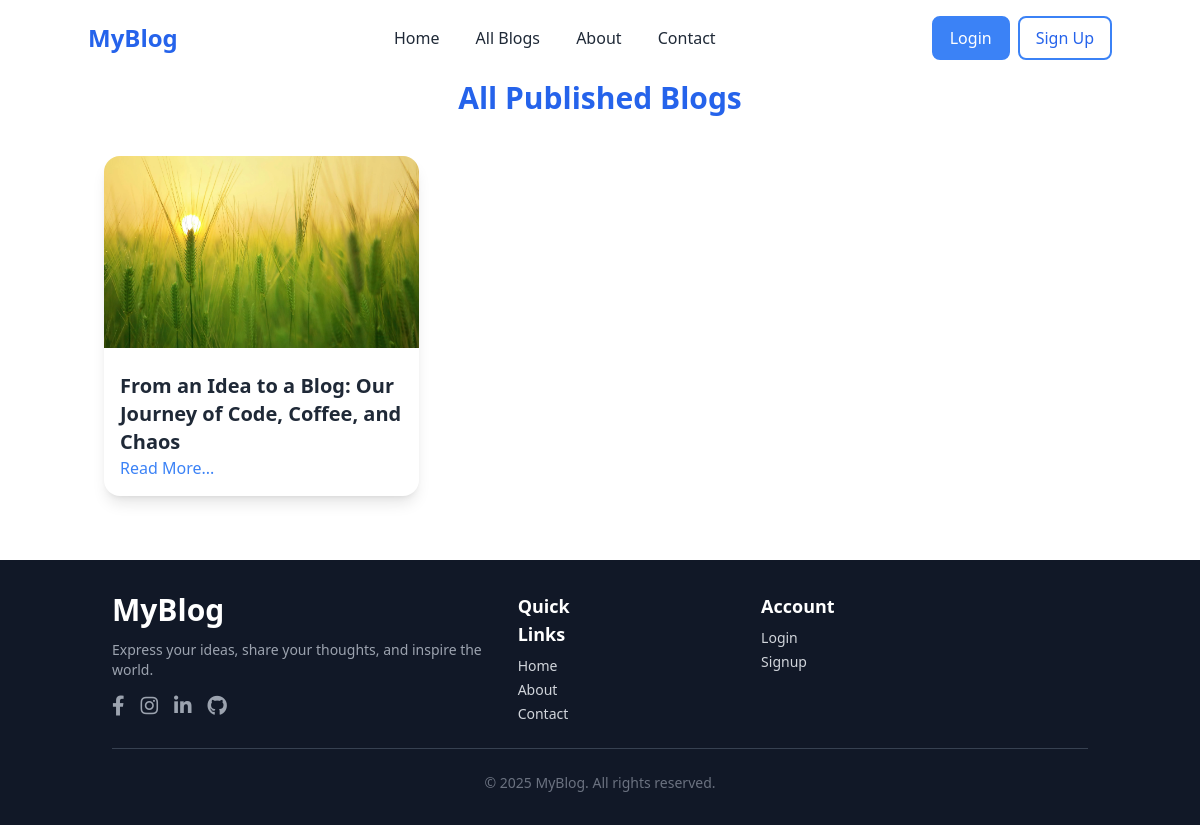
The app's page /allblogs/, older data.
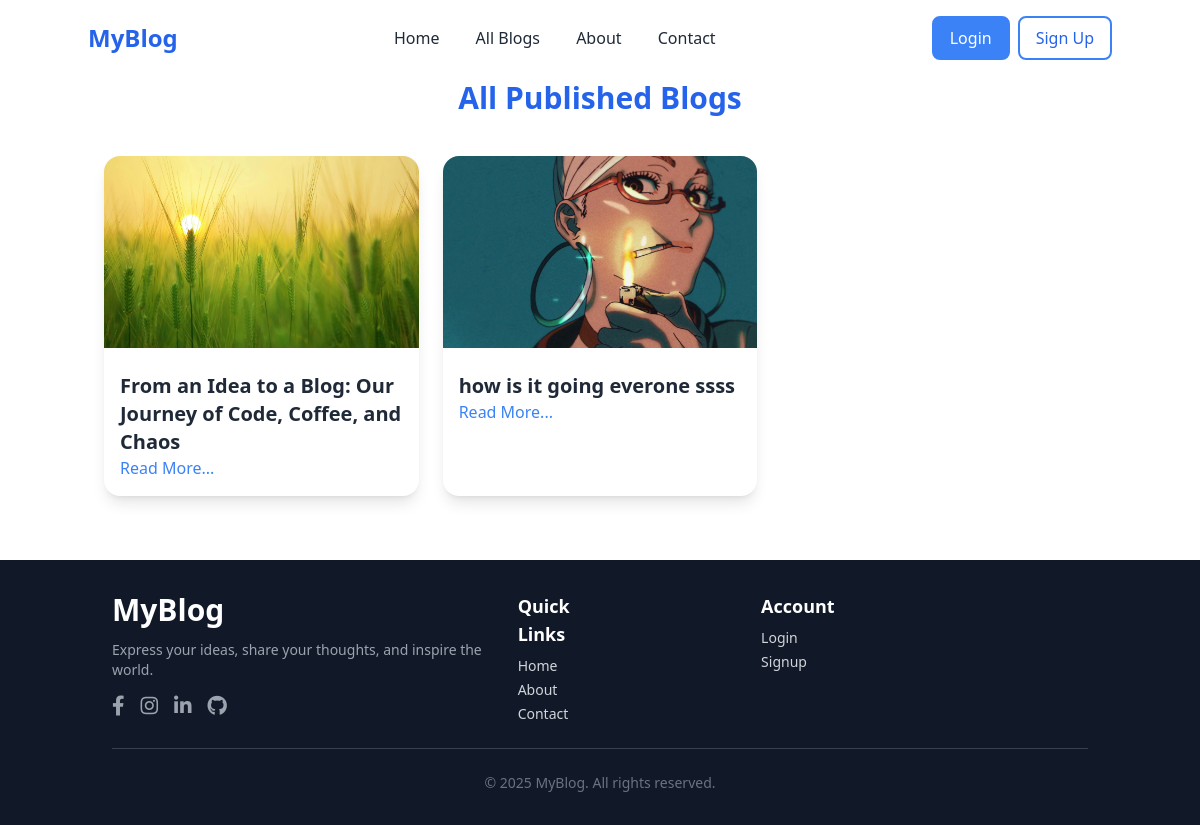
The same page, newer data.
### blog/models.py (models this page shows, shortened)
class Post(models.Model):
    title=models.CharField(max_length=200)
    content=RichTextField()
    author=models.CharField(max_length=100)
    created_at=models.DateTimeField(auto_now_add=True)
    updated_at=models.DateTimeField(auto_now=True)
    image = models.ImageField(upload_to='blog_images/', null=True, blank=True)
    tags = models.ManyToManyField(Tag, related_name='posts', blank=True)
    views = models.PositiveIntegerField(default=0)

### blog/views.py (the view)
# urls.py: path('allblogs/',views.all_blogs, name='all_blogs'),
def all_blogs(request):
    posts=Post.objects.all()
    return render(request,'all_blog.html',{'posts':posts})

### blog/templates/all_blog.html
{% extends 'base.html' %}
{% block content %}
<div class="container mx-auto pt-20 px-4">
    <h1 class="text-center text-3xl font-bold text-blue-600 mb-10">All Published Blogs</h1>
    <div class="grid md:grid-cols-3 gap-6">
        {% for post in posts %}
        <div class="bg-white rounded-2xl shadow-lg overflow-hidden transition-transform transform hover:scale-105 hover:shadow-xl">
            {% if post.image %}
            <img src="{{ post.image.url }}" alt="Post Image" class="w-full h-48 object-cover">
            {% else %}
            <img src="https://via.placeholder.com/300" alt="No Image" class="w-full h-48 object-cover">
            {% endif %}
            <div class="p-4">
                <h2 class="text-xl font-semibold text-gray-800 mt-2">{{ post.title }}</h2>
                <a href="{% url 'blog' post.id %}" class="text-blue-500 hover:underline">Read More...</a>
            </div>
        </div>
        {% empty %}
        <p class="col-span-3 text-center text-gray-500">No posts available.</p>
        {% endfor %}
    </div>
</div>
{% endblock %}

Row changes from the older to the newer data that the page shows:
added Post: image (picture), title "how is it going everone ssss"
